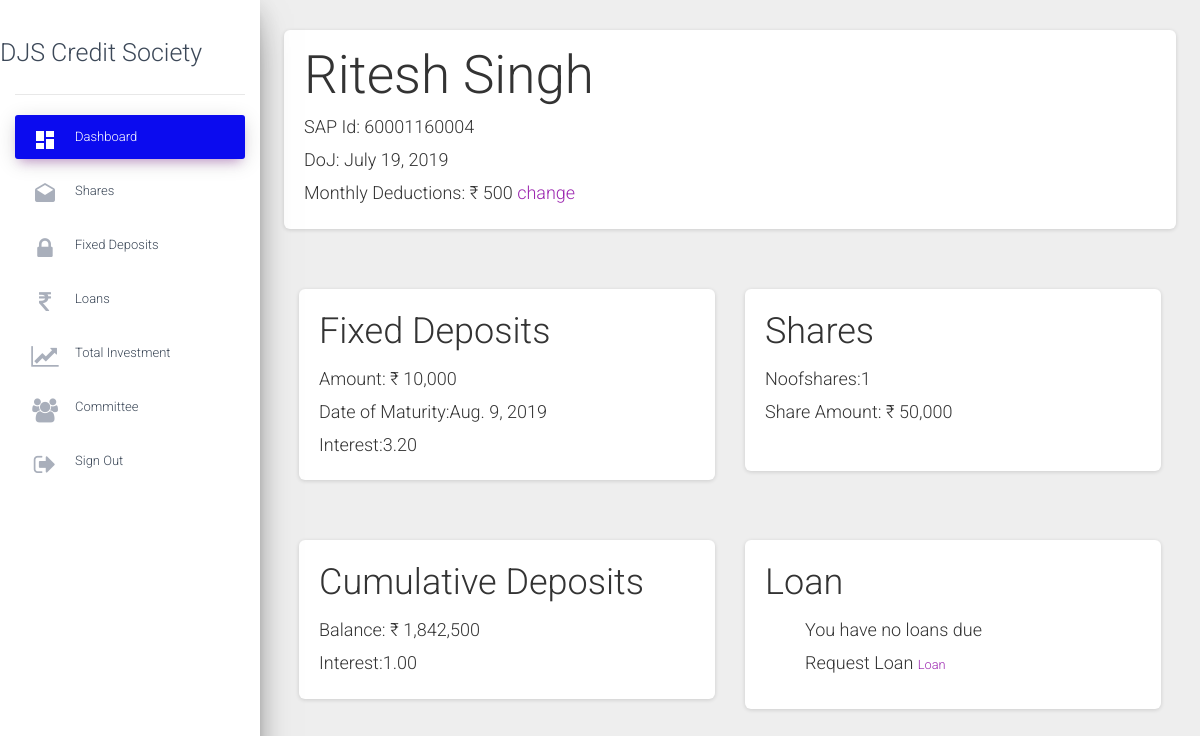
Page /status/details (signed in) on the earlier database version.
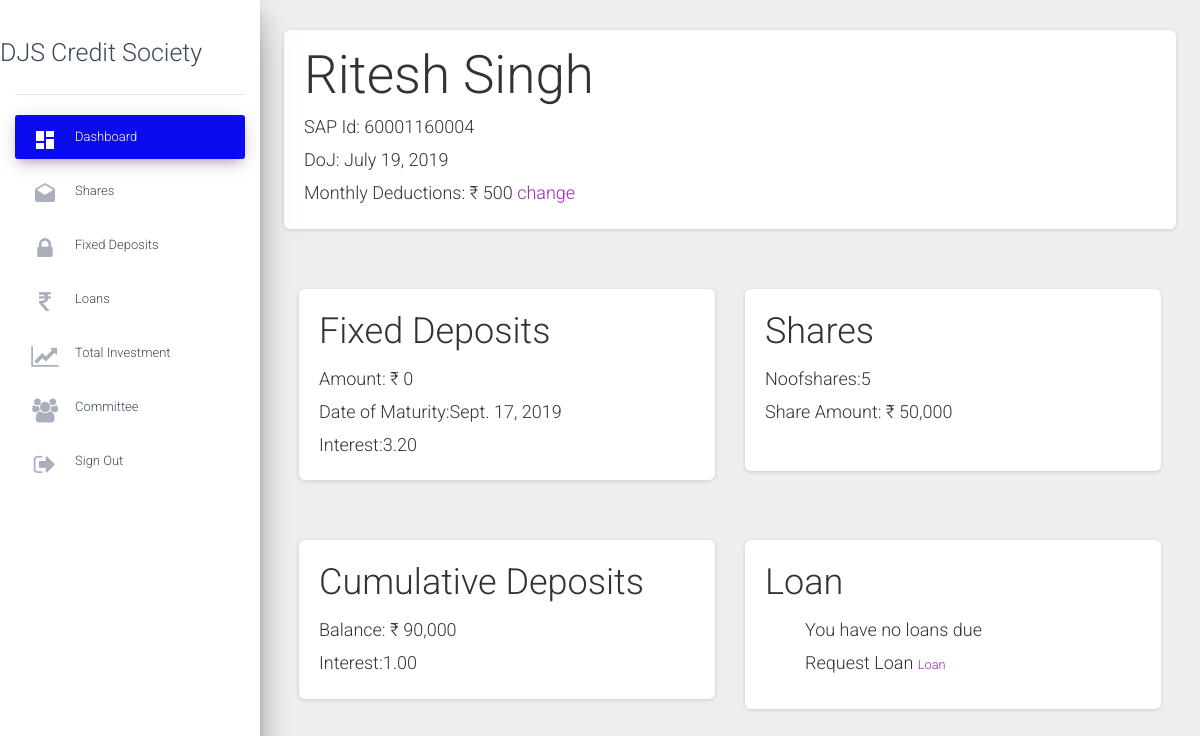
Same page on the later database version.
### status/models.py (models this page shows, shortened)
class Account(models.Model):
    accountnumber=models.IntegerField(null=False,unique=True)
    username=models.ForeignKey(User,on_delete=models.CASCADE,null=True,unique=True)
    name=models.CharField(max_length=50,null=False)
    sapid=models.IntegerField(null=False,unique=True)
    dateofjoining=models.DateField(null=False)
    sharevalue=models.IntegerField(default=0,null=False)
    totalinvestment=models.IntegerField(default=0,null=False)
    shareamount=models.IntegerField(default=0,null=False)
    sharebalance=models.IntegerField(default=0)
    cdamount=models.IntegerField(default=0)
    cdbalance=models.IntegerField(default=0)
    totalamount=models.DecimalField(default=0,max_digits=10,decimal_places=2)
    Noofshares=models.IntegerField(default=0,null=True)
    islongloantaken=models.BooleanField(default=False)
    isloanemertaken=models.BooleanField(default=False)
    longloanamount=models.DecimalField(blank=True,null=True,default=0,max_digits=10,decimal_places=2)
    longloanprinciple=models.DecimalField(blank=True,null=True,default=0,max_digits=10,decimal_places=2)
    longloanperiod=models.IntegerField(blank=True,null=True,default=0)
    longloaninterestamount=models.DecimalField(blank=True,null=True,default=0,max_digits=10,decimal_places=2)
    longloanbalance=models.DecimalField(blank=True,null=True,default=0,max_digits=10,decimal_places=2)
    longloanemi=models.DecimalField(blank=True,null=True,default=0,max_digits=10,decimal_places=2)
    emerloanamount=models.DecimalField(blank=True,null=True,default=0,max_digits=10,decimal_places=2)
    emerloanprinciple=models.DecimalField(blank=True,null=True,default=0,max_digits=10,decimal_places=2)
    emerloanperiod=models.IntegerField(blank=True,null=True,default=0)
    emerloaninterestamount=models.DecimalField(blank=True,null=True,default=0,max_digits=10,decimal_places=2)
    emerloanbalance=models.DecimalField(blank=True,null=True,default=0,max_digits=10,decimal_places=2)
    emerloanemi=models.DecimalField(blank=True,null=True,default=0,max_digits=10,decimal_places=2)
    downpayment=models.DecimalField(blank=True,null=True,default=0,max_digits=10,decimal_places=2)
    displaydownpayment=models.DecimalField(blank=True,null=True,default=0,max_digits=10,decimal_places=2)
    fdcapital=models.IntegerField(default=0,null=True)
    fdmaturitydate=models.DateField(null=True)
    teachingstaff=models.BooleanField(default=False)
    nonteachingstaff=models.BooleanField(default=False)

### status/views.py (the view)
# urls.py: path('details',views.details,name="details"),
@login_required
def details(request):
    current_user_id=request.user.username
    name=str(Account.name)
    Accountholder=Account.objects.filter(username__username__icontains=current_user_id).get()
    Interests=interests.objects.all().last()
    Final_new_change =0
    if request.method=="POST":
        New_money_change = change_MoneyForm(request.POST)
        if New_money_change.is_valid():
            Final_new_change = New_money_change.cleaned_data['new_amount']
            subject = 'This guy wants to change his monthly deduction'
            message = Accountholder.name +" : "+str(Final_new_change)
            email_from = settings.EMAIL_HOST_USER
            recipient_list = ['jatinhdalvi@gmail.com','aashulikabra@gmail.com','champtem11@gmail.com']
            messages.success(request, 'Mail sent')
            send_mail( subject, message, email_from, recipient_list )
            print("mail sent")
    else:
        New_money_change=change_MoneyForm()
    print(Final_new_change)
    date = Accountholder.dateofjoining
    print("loan")
    context={
    'name':name,
    'Accountholder':Accountholder,
    'date':date,
    'Interests':Interests,
    'dashboard':"active",
    }
    return render(request,'dashboard.html',context=context)

### status/templates/dashboard.html (shortened to what this page needs)
{%extends 'details.html'%}
{% load humanize %}
{%block content%}
<main role="main" class="col-md-9col-lg-10 px-4">
  <div>
    <div class="card">
      <div class="card-body">
        <h1>{{Accountholder.name}} </h1>
        <h4>SAP Id: {{Accountholder.sapid}}</h4>
        <h4>DoJ: {{date}}</h4>
        <h4>Monthly Deductions: &#x20b9; {{Accountholder.sharevalue|intcomma }}
          <a href="#modal">change</a>
        </h4>
      </div>
    </div>
    <div class="container">
      <div class="row">
        <div class="col">
          <div class="card">
            <div class="card-body">
              <h2>Fixed Deposits </h2>
              <h4>Amount: &#x20b9; {{ Accountholder.fdcapital|intcomma }}</h4>
              <h4>Date of Maturity:{{Accountholder.fdmaturitydate}}</h4>
              <h4>Interest:{{Interests.fdinterest}} </h4>
            </div>
          </div>
        </div>
        <div class="col">
          <div class="card">
            <div class="card-body">
              <h2>Shares</h2>
              <h4>Noofshares:{{Accountholder.Noofshares}}</h4>
              <h4>Share Amount: &#x20b9; {{Accountholder.sharebalance|intcomma }}</h4>
              <br>
            </div>
          </div>
        </div>
      </div>
    </div>
    <div class="container">
      <div class="row">
        <div class="col">
          <div class="card">
            <div class="card-body">
              <h2>Cumulative Deposits </h2>
              <h4>Balance: &#x20b9; {{ Accountholder.cdbalance|intcomma }}</h4>
              <h4>Interest:{{Interests.cddividend}} </h4>
            </div>
          </div>
        </div>
        <div class="col">
          <div class="card">
            <div class="card-body">
              <h2>Loan</h2>
              <ul>
                {% if Accountholder.islongloantaken and Accountholder.isloanemertaken is True %}
                <h2>Your Loan Amount: &#x20b9; {{ Accountholder.longloanprinciple|intcomma  }}</h2>
                {% else %}
                <h4>You have no loans due</h4>
                <h4>Request Loan
                  <a href="../status/Loanuser" style="font-size:0.8rem;"> Loan </a>
                </h4>
                {% endif %}
              </ul>
            </div>
          </div>
        </div>
      </div>
</main>
{%endblock%}

Differences in the rows shown:
changed Account "Ritesh Singh": fdcapital "10,000" → "0"; fdmaturitydate "Aug. 9, 2019" → "Sept. 17, 2019"; Noofshares "1" → "5"; cdbalance "1,842,500" → "90,000"
